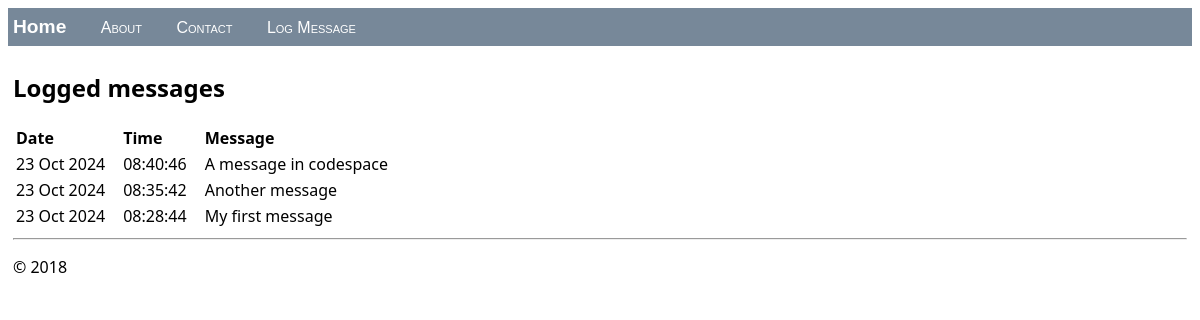
The app's page /, older data.
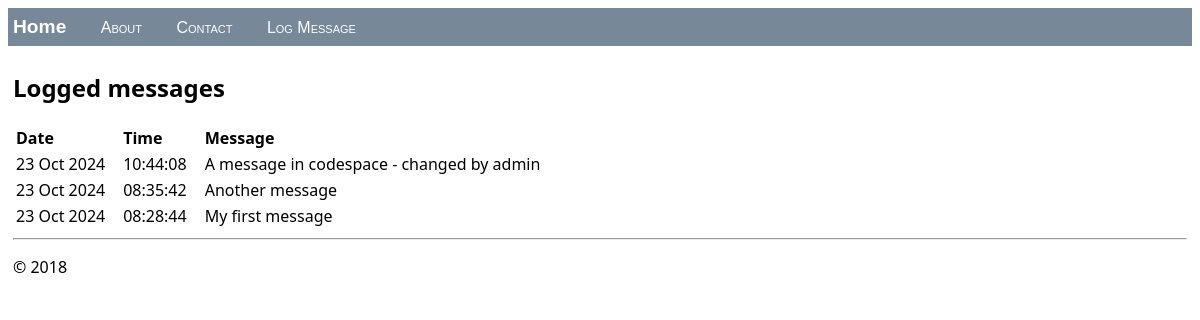
The same page, newer data.
### hello/models.py (models this page shows, shortened)
class LogMessage(models.Model):
    message = models.CharField(max_length=300)
    log_date = models.DateTimeField("date logged")

### hello/views.py (the view)
class HomeListView(ListView):
    model = LogMessage
    def get_context_data(self, **kwargs):
        context = super(HomeListView, self).get_context_data(**kwargs)
        return context

### hello/templates/hello/home.html (shortened to what this page needs)
{% extends "hello/layout.html" %}
{% block content %}
    <h2>Logged messages</h2>
    {% if message_list %}
        <table class="message_list">
            <thead>
            <tr>
                <th>Date</th>
                <th>Time</th>
                <th>Message</th>
            </tr>
            </thead>
            <tbody>
            {% for message in message_list %}
                <tr>
                    <td>{{ message.log_date | date:'d M Y' }}</td>
                    <td>{{ message.log_date | time:'H:i:s' }}</td>
                    <td>
                        {{ message.message }}
                    </td>
                </tr>
            {% endfor %}
            </tbody>
        </table>
    {% else %}
        <p>No messages have been logged. Use the <a href="{% url 'log' %}">Log Message form</a>.</p>
    {% endif %}
{% endblock %}

Row changes from the older to the newer data that the page shows:
changed LogMessage: log_date "08:40:46" → "10:44:08"; message "A message in codespace" → "A message in codespace - changed by admin"
